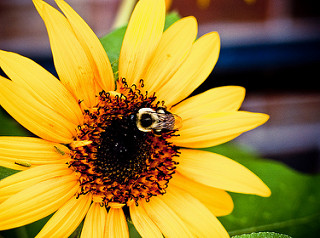
#> input picture dataset_sunflowers/4746638094_f5336788a0_n.jpg, 320 x 238 px
$ python hist_extract.py dataset_sunflowers/4746638094_f5336788a0_n.jpg
#> lines starting #> are read from the running program, lines starting #| are printed output that depends on the picture
# hist_image.py

import cv2
import matplotlib.pyplot as plt
import sys

def plot_histogram(image_path):
    """
    Carrega uma imagem, calcula o histograma de cores para cada canal (Azul, Verde, Vermelho)
    e exibe o resultado em um gráfico.
    """
    # Tenta carregar a imagem a partir do caminho fornecido
    image = cv2.imread(image_path)
#> image is the input picture: shape (238, 320, 3); mean B, G, R 45, 131.4, 159.5

    # Verifica se a imagem foi carregada com sucesso. Se não, exibe um erro.
    if image is None:
        print(f"Erro: Não foi possível carregar a imagem do caminho: {image_path}")
        return

    # Separa os canais de cores (OpenCV carrega imagens em formato BGR por padrão)
    colors = ('b', 'g', 'r')

    # Cria uma figura para o plot
    plt.figure()
    plt.title('Histograma de Cores')
    plt.xlabel('Intensidade do Pixel (Bins)')
    plt.ylabel('Número de Pixels')

    # Itera sobre cada canal de cor (b, g, r) para calcular e plotar o histograma
    for i, color in enumerate(colors):
        # cv2.calcHist(images, channels, mask, histSize, ranges)
        # images: a imagem de entrada como uma lista [image]
        # channels: o índice do canal para o qual calcular o histograma [i]
        # mask: máscara para calcular o histograma em uma região específica (None para a imagem inteira)
        # histSize: número de bins (níveis de intensidade), 256 para o espectro completo de 0 a 255
        # ranges: o intervalo de valores dos pixels [0, 256]
        hist = cv2.calcHist([image], [i], None, [256], [0, 256])

        # Plota o histograma do canal atual
        plt.plot(hist, color=color)
        plt.xlim([0, 256]) # Define o limite do eixo X

    # Exibe o gráfico do histograma
    plt.show()
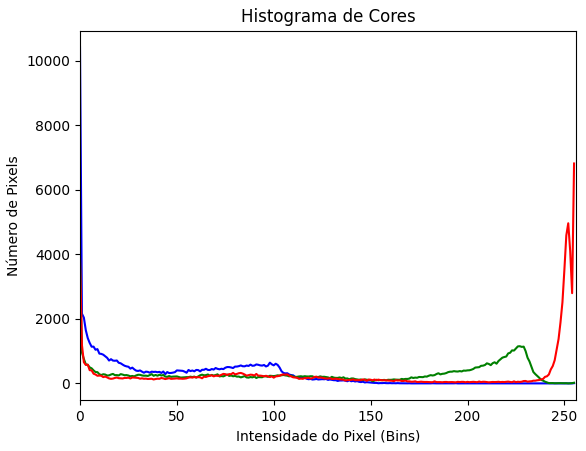
#> figure drawn by matplotlib, 1 panel; curve peaks at x = 0, y = 10418; curve peaks at x = 0, y = 3792; curve peaks at x = 255, y = 6819

if __name__ == '__main__':
    # Verifica se o caminho da imagem foi fornecido como argumento na linha de comando
    if len(sys.argv) != 2:
        print("Uso correto: python3 hist_image.py <caminho_para_sua_imagem>")
    else:
        # Pega o caminho da imagem do argumento da linha de comando
        image_path = sys.argv[1]
        # Chama a função para gerar e mostrar o histograma
        plot_histogram(image_path)

$ run again, on dataset_sunflowers/4755705724_976621a1e7.jpg
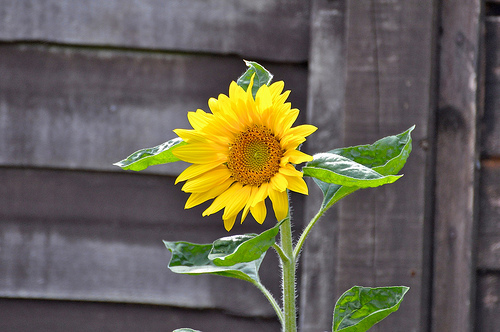
#> input picture dataset_sunflowers/4755705724_976621a1e7.jpg, 500 x 332 px
#> in plot_histogram, image is the input picture: shape (332, 500, 3); mean B, G, R 83.7, 98.3, 103.5
#> in plot_histogram, `plt.show()`:
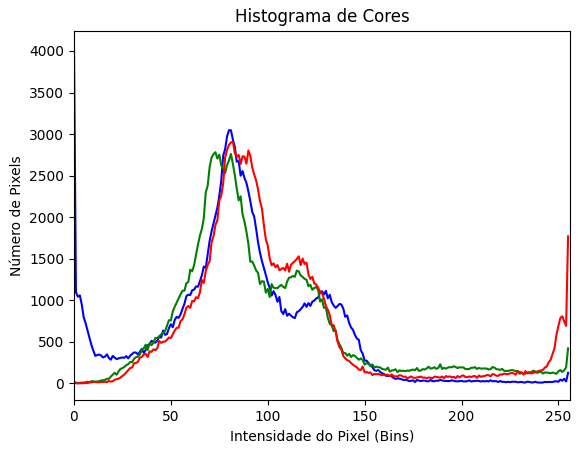
#> figure drawn by matplotlib, 1 panel; curve peaks at x = 0, y = 4043; curve peaks at x = 73, y = 2782; curve peaks at x = 82, y = 2908

$ run again, on dataset_sunflowers/4804434999_bf2187e96a_n.jpg
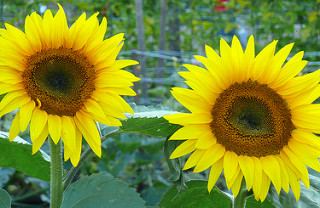
#> input picture dataset_sunflowers/4804434999_bf2187e96a_n.jpg, 320 x 208 px
#> in plot_histogram, image is the input picture: shape (208, 320, 3); mean B, G, R 42.1, 144.9, 132.9
#> in plot_histogram, `plt.show()`:
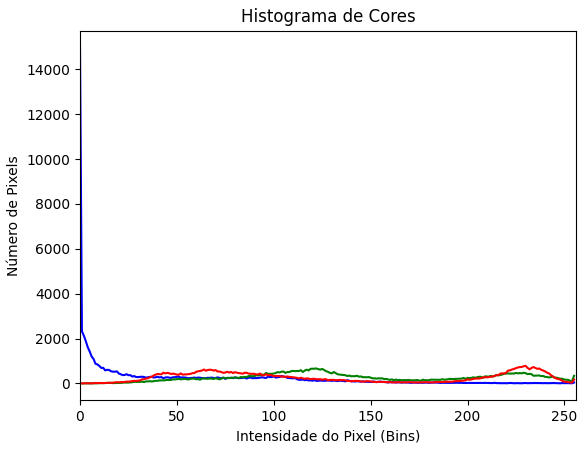
#> figure drawn by matplotlib, 1 panel; curve peaks at x = 0, y = 14979; curve peaks at x = 122, y = 666; curve peaks at x = 230, y = 783

$ run again, on dataset_sunflowers/4805544785_a63241f6d0_n.jpg
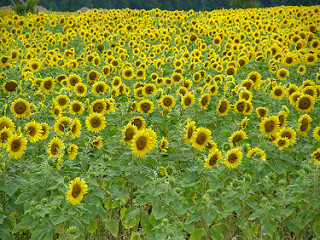
#> input picture dataset_sunflowers/4805544785_a63241f6d0_n.jpg, 320 x 240 px
#> in plot_histogram, image is the input picture: shape (240, 320, 3); mean B, G, R 39, 140.3, 127.4
#> in plot_histogram, `plt.show()`:
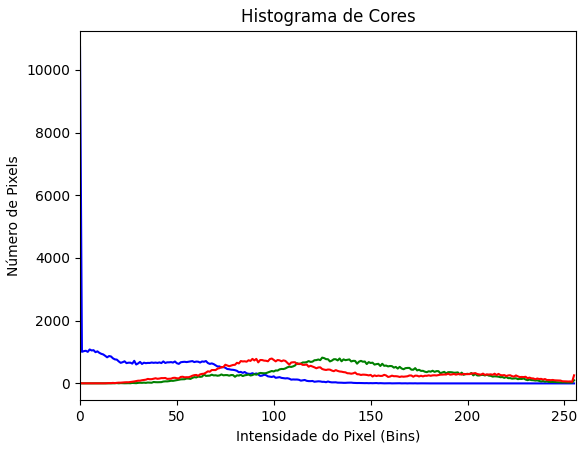
#> figure drawn by matplotlib, 1 panel; curve peaks at x = 0, y = 10715; curve peaks at x = 125, y = 822; curve peaks at x = 99, y = 793
